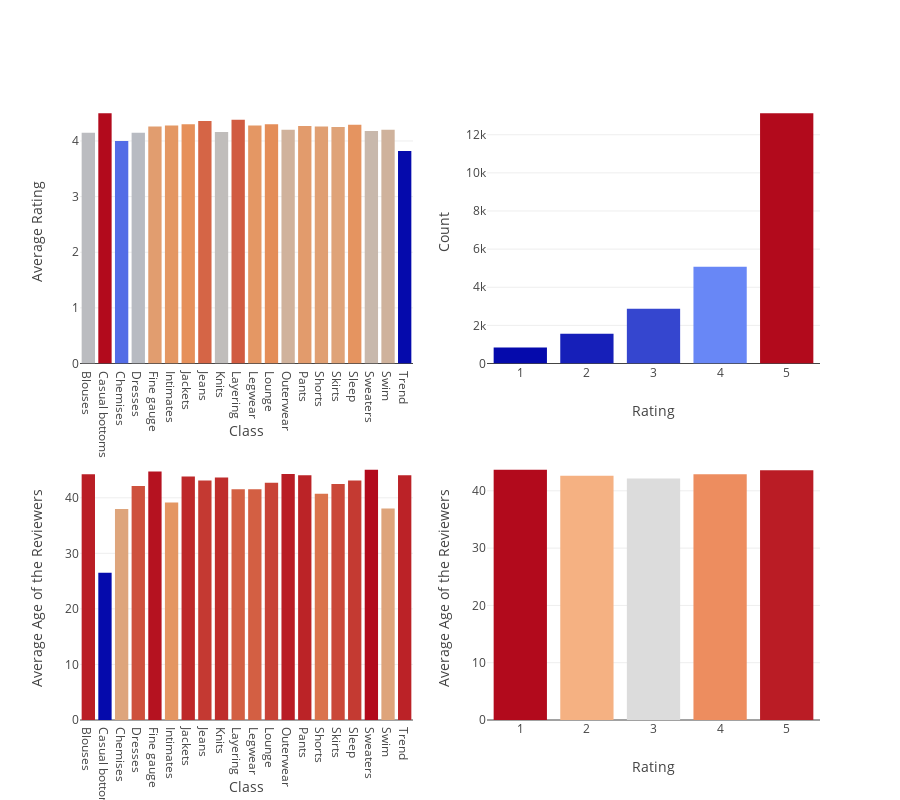

Source (notebook cell):
### Code cell
df1=df['Rating'].value_counts().to_frame()
avgdf1 = df.groupby('Class Name').agg({'Rating': np.average})
avgdf2 = df.groupby('Class Name').agg({'Age': np.average})
avgdf3 = df.groupby('Rating').agg({'Age': np.average})

trace1 = go.Bar(
    x=avgdf1.index,
    y=round(avgdf1['Rating'],2),
    marker=dict(
        color=avgdf1['Rating'],
        colorscale = 'RdBu')
)

trace2 = go.Bar(
    x=df1.index,
    y=df1.Rating,
    marker=dict(
        color=df1['Rating'],
        colorscale = 'RdBu')
)

trace3 = go.Bar(
    x=avgdf2.index,
    y=round(avgdf2['Age'],2),
    marker=dict(
        color=avgdf2['Age'],
        colorscale = 'RdBu')
)

trace4 = go.Bar(
    x=avgdf3.index,
    y=round(avgdf3['Age'],2),
    marker=dict(
        color=avgdf3['Age'],
        colorscale = 'Reds')
)

fig = tools.make_subplots(rows=2, cols=2)

fig.append_trace(trace1, 1, 1)
fig.append_trace(trace2, 1, 2)
fig.append_trace(trace3, 2, 1)
fig.append_trace(trace4, 2, 2)

fig['layout']['xaxis1'].update(title='Class')
fig['layout']['yaxis1'].update(title='Average Rating')
fig['layout']['xaxis2'].update(title='Rating')
fig['layout']['yaxis2'].update(title='Count')
fig['layout']['xaxis3'].update(title='Class')
fig['layout']['yaxis3'].update(title='Average Age of the Reviewers')
fig['layout']['xaxis4'].update(title='Rating')
fig['layout']['yaxis4'].update(title='Average Age of the Reviewers')

fig['layout'].update(height=800, width=900,showlegend=False)
py.iplot(fig)

### Figure 1 — Plotly figure (JSON) as saved in the notebook; plotly's stock layout.template omitted (floating-point values rounded to 4 significant figures)
{"data": [{"marker": {"color": [4.154, 4.5, 4, 4.151, 4.261, 4.279, 4.295, 4.361, 4.162, 4.377, 4.279, 4.301, 4.198, 4.266, 4.256, 4.246, 4.285, 4.179, 4.197, 3.815], "colorscale": "RdBu"}, "type": "bar", "uid": "4d81cd00-d38d-11e8-8f99-40a8f05d3eaf", "x": ["Blouses", "Casual bottoms", "Chemises", "Dresses", "Fine gauge", "Intimates", "Jackets", "Jeans", "Knits", "Layering", "Legwear", "Lounge", "Outerwear", "Pants", "Shorts", "Skirts", "Sleep", "Sweaters", "Swim", "Trend"], "xaxis": "x", "y": [4.15, 4.5, 4, 4.15, 4.26, 4.28, 4.3, 4.36, 4.16, 4.38, 4.28, 4.3, 4.2, 4.27, 4.26, 4.25, 4.29, 4.18, 4.2, 3.82], "yaxis": "y"}, {"marker": {"color": [13131, 5077, 2871, 1565, 842], "colorscale": "RdBu"}, "type": "bar", "uid": "4d842e5e-d38d-11e8-9fe0-40a8f05d3eaf", "x": [5, 4, 3, 2, 1], "xaxis": "x2", "y": [13131, 5077, 2871, 1565, 842], "yaxis": "y2"}, {"marker": {"color": [44.25, 26.5, 38, 42.11, 44.73, 39.16, 43.81, 43.12, 43.63, 41.53, 41.55, 42.72, 44.29, 44.05, 40.73, 42.49, 43.1, 45.06, 38.05, 44.06], "colorscale": "RdBu"}, "type": "bar", "uid": "4d842e5f-d38d-11e8-85a1-40a8f05d3eaf", "x": ["Blouses", "Casual bottoms", "Chemises", "Dresses", "Fine gauge", "Intimates", "Jackets", "Jeans", "Knits", "Layering", "Legwear", "Lounge", "Outerwear", "Pants", "Shorts", "Skirts", "Sleep", "Sweaters", "Swim", "Trend"], "xaxis": "x3", "y": [44.25, 26.5, 38, 42.11, 44.73, 39.16, 43.81, 43.12, 43.63, 41.53, 41.55, 42.72, 44.29, 44.05, 40.73, 42.49, 43.1, 45.06, 38.05, 44.06], "yaxis": "y3"}, {"marker": {"color": [43.69, 42.62, 42.16, 42.89, 43.58], "colorscale": "Reds"}, "type": "bar", "uid": "4d842e60-d38d-11e8-9904-40a8f05d3eaf", "x": [1, 2, 3, 4, 5], "xaxis": "x4", "y": [43.69, 42.62, 42.16, 42.89, 43.58], "yaxis": "y4"}], "layout": {"height": 800, "showlegend": false, "width": 900, "xaxis": {"anchor": "y", "domain": [0, 0.45], "title": "Class"}, "xaxis2": {"anchor": "y2", "domain": [0.55, 1], "title": "Rating"}, "xaxis3": {"anchor": "y3", "domain": [0, 0.45], "title": "Class"}, "xaxis4": {"anchor": "y4", "domain": [0.55, 1], "title": "Rating"}, "yaxis": {"anchor": "x", "domain": [0.575, 1], "title": "Average Rating"}, "yaxis2": {"anchor": "x2", "domain": [0.575, 1], "title": "Count"}, "yaxis3": {"anchor": "x3", "domain": [0, 0.425], "title": "Average Age of the Reviewers"}, "yaxis4": {"anchor": "x4", "domain": [0, 0.425], "title": "Average Age of the Reviewers"}}}
